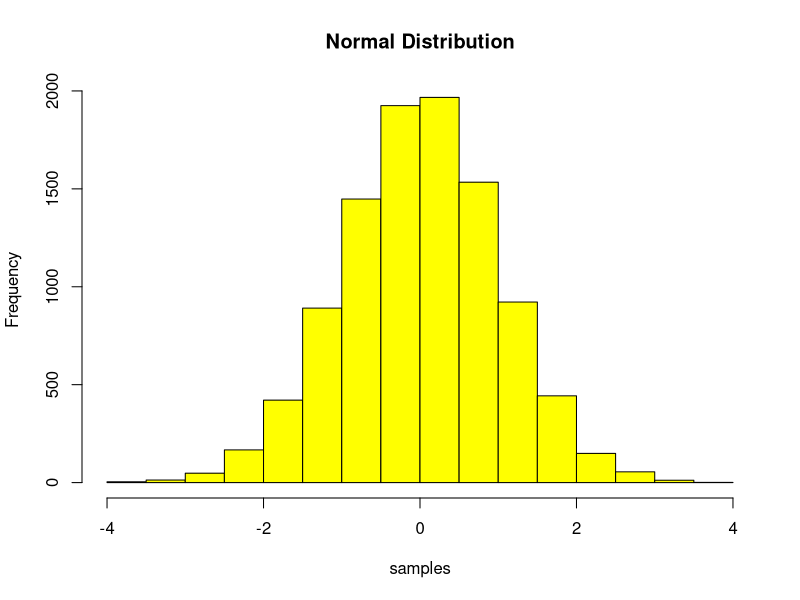

The R source for this figure:
## ---- chunk 1
samples<-rnorm(10000,0,1)
summary (samples)
## ---- chunk 2
hist (samples, col="yellow", main="Normal Distribution")
